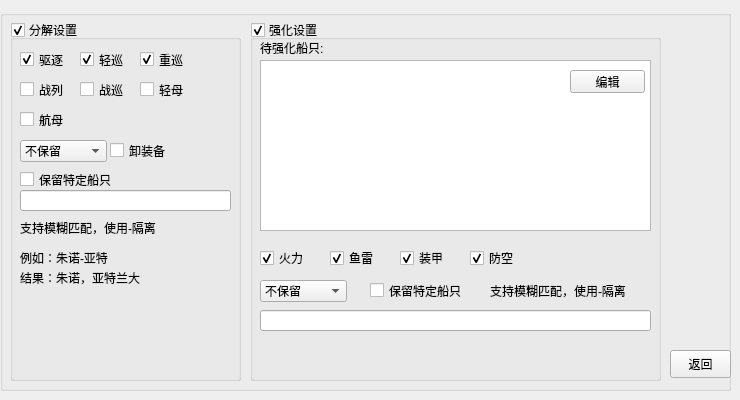
    <widget class="QWidget" name="page_3">
     <widget class="QGroupBox" name="groupBox_9">
      <property name="geometry">
       <rect>
        <x>0</x>
        <y>10</y>
        <width>731</width>
        <height>381</height>
       </rect>
      </property>
      <property name="title">
       <string/>
      </property>
      <widget class="QGroupBox" name="cb_dismantle">
       <property name="geometry">
        <rect>
         <x>10</x>
         <y>10</y>
         <width>231</width>
         <height>361</height>
        </rect>
       </property>
       <property name="title">
        <string>分解设置</string>
       </property>
       <property name="checkable">
        <bool>true</bool>
       </property>
       <widget class="QCheckBox" name="cb_d_dd">
        <property name="geometry">
         <rect>
          <x>10</x>
          <y>30</y>
          <width>61</width>
          <height>19</height>
         </rect>
        </property>
        <property name="text">
         <string>驱逐</string>
        </property>
        <property name="checkable">
         <bool>true</bool>
        </property>
        <property name="checked">
         <bool>true</bool>
        </property>
       </widget>
       <widget class="QCheckBox" name="cb_d_cl">
        <property name="geometry">
         <rect>
          <x>70</x>
          <y>30</y>
          <width>61</width>
          <height>19</height>
         </rect>
        </property>
        <property name="text">
         <string>轻巡</string>
        </property>
        <property name="checked">
         <bool>true</bool>
        </property>
       </widget>
       <widget class="QCheckBox" name="cb_d_ca">
        <property name="geometry">
         <rect>
          <x>130</x>
          <y>30</y>
          <width>61</width>
          <height>19</height>
         </rect>
        </property>
        <property name="text">
         <string>重巡</string>
        </property>
        <property name="checked">
         <bool>true</bool>
        </property>
        <property name="autoRepeat">
         <bool>false</bool>
        </property>
       </widget>
       <widget class="QCheckBox" name="cb_d_bb">
        <property name="geometry">
         <rect>
          <x>10</x>
          <y>60</y>
          <width>61</width>
          <height>19</height>
         </rect>
        </property>
        <property name="text">
         <string>战列</string>
        </property>
        <property name="checked">
         <bool>false</bool>
        </property>
       </widget>
       <widget class="QCheckBox" name="cb_d_bc">
        <property name="geometry">
         <rect>
          <x>70</x>
          <y>60</y>
          <width>61</width>
          <height>19</height>
         </rect>
        </property>
        <property name="text">
         <string>战巡</string>
        </property>
       </widget>
       <widget class="QCheckBox" name="cb_d_cvl">
        <property name="geometry">
         <rect>
          <x>130</x>
          <y>60</y>
          <width>61</width>
          <height>19</height>
         </rect>
        </property>
        <property name="text">
         <string>轻母</string>
        </property>
       </widget>
       <widget class="QCheckBox" name="cb_d_cv">
        <property name="geometry">
         <rect>
          <x>10</x>
          <y>90</y>
          <width>61</width>
          <height>19</height>
         </rect>
        </property>
        <property name="text">
         <string>航母</string>
        </property>
       </widget>
       <widget class="QCheckBox" name="cb_d_equipment">
        <property name="geometry">
         <rect>
          <x>100</x>
          <y>120</y>
          <width>91</width>
          <height>21</height>
         </rect>
        </property>
        <property name="text">
         <string>卸装备</string>
        </property>
       </widget>
       <widget class="QComboBox" name="cb_d_save">
        <property name="geometry">
         <rect>
          <x>10</x>
          <y>120</y>
          <width>87</width>
          <height>22</height>
         </rect>
        </property>
        <item>
         <property name="text">
          <string>不保留</string>
         </property>
        </item>
        <item>
         <property name="text">
          <string>保留6星</string>
         </property>
        </item>
        <item>
         <property name="text">
          <string>保留5星</string>
         </property>
        </item>
        <item>
         <property name="text">
          <string>保留4星</string>
         </property>
        </item>
        <item>
         <property name="text">
          <string>保留3星</string>
         </property>
        </item>
       </widget>
       <widget class="QCheckBox" name="cb_d_unusualShip">
        <property name="geometry">
         <rect>
          <x>10</x>
          <y>150</y>
          <width>121</width>
          <height>19</height>
         </rect>
        </property>
        <property name="text">
         <string>保留特定船只</string>
        </property>
       </widget>
       <widget class="QLineEdit" name="ed_d_unusualShip">
        <property name="geometry">
         <rect>
          <x>10</x>
          <y>170</y>
          <width>211</width>
          <height>21</height>
         </rect>
        </property>
       </widget>
       <widget class="QLabel" name="label_5">
        <property name="geometry">
         <rect>
          <x>10</x>
          <y>200</y>
          <width>211</width>
          <height>16</height>
         </rect>
        </property>
        <property name="text">
         <string>支持模糊匹配，使用-隔离</string>
        </property>
       </widget>
       <widget class="QLabel" name="label_6">
        <property name="geometry">
         <rect>
          <x>10</x>
          <y>230</y>
          <width>211</width>
          <height>16</height>
         </rect>
        </property>
        <property name="text">
         <string>例如：朱诺-亚特</string>
        </property>
       </widget>
       <widget class="QLabel" name="label_9">
        <property name="geometry">
         <rect>
          <x>10</x>
          <y>250</y>
          <width>181</width>
          <height>16</height>
         </rect>
        </property>
        <property name="text">
         <string>结果：朱诺，亚特兰大</string>
        </property>
       </widget>
      </widget>
      <widget class="QGroupBox" name="cb_strengthen">
       <property name="geometry">
        <rect>
         <x>250</x>
         <y>10</y>
         <width>411</width>
         <height>361</height>
        </rect>
       </property>
       <property name="title">
        <string>强化设置</string>
       </property>
       <property name="checkable">
        <bool>true</bool>
       </property>
       <widget class="QLabel" name="label">
        <property name="geometry">
         <rect>
          <x>10</x>
          <y>20</y>
          <width>81</width>
          <height>16</height>
         </rect>
        </property>
        <property name="text">
         <string>待强化船只:</string>
        </property>
       </widget>
       <widget class="QListWidget" name="lt_qh_ship_list">
        <property name="geometry">
         <rect>
          <x>10</x>
          <y>40</y>
          <width>391</width>
          <height>171</height>
         </rect>
        </property>
       </widget>
       <widget class="QCheckBox" name="cb_s_f">
        <property name="geometry">
         <rect>
          <x>10</x>
          <y>230</y>
          <width>71</width>
          <height>16</height>
         </rect>
        </property>
        <property name="text">
         <string>火力</string>
        </property>
        <property name="checked">
         <bool>true</bool>
        </property>
       </widget>
       <widget class="QCheckBox" name="cb_s_t">
        <property name="geometry">
         <rect>
          <x>80</x>
          <y>230</y>
          <width>71</width>
          <height>16</height>
         </rect>
        </property>
        <property name="text">
         <string>鱼雷</string>
        </property>
        <property name="checked">
         <bool>true</bool>
        </property>
       </widget>
       <widget class="QCheckBox" name="cb_s_d">
        <property name="geometry">
         <rect>
          <x>150</x>
          <y>230</y>
          <width>71</width>
          <height>16</height>
         </rect>
        </property>
        <property name="text">
         <string>装甲</string>
        </property>
        <property name="checked">
         <bool>true</bool>
        </property>
       </widget>
       <widget class="QCheckBox" name="cb_s_a">
        <property name="geometry">
         <rect>
          <x>220</x>
          <y>230</y>
          <width>51</width>
          <height>16</height>
         </rect>
        </property>
        <property name="text">
         <string>防空</string>
        </property>
        <property name="checked">
         <bool>true</bool>
        </property>
       </widget>
       <widget class="QCheckBox" name="cb_s_unusualShip">
        <property name="geometry">
         <rect>
          <x>120</x>
          <y>260</y>
          <width>121</width>
          <height>21</height>
         </rect>
        </property>
        <property name="text">
         <string>保留特定船只</string>
        </property>
       </widget>
       <widget class="QLabel" name="label_11">
        <property name="geometry">
         <rect>
          <x>240</x>
          <y>260</y>
          <width>211</width>
          <height>21</height>
         </rect>
        </property>
        <property name="text">
         <string>支持模糊匹配，使用-隔离</string>
        </property>
       </widget>
       <widget class="QComboBox" name="cb_s_save">
        <property name="geometry">
         <rect>
          <x>10</x>
          <y>260</y>
          <width>87</width>
          <height>22</height>
         </rect>
        </property>
        <item>
         <property name="text">
          <string>不保留</string>
         </property>
        </item>
        <item>
         <property name="text">
          <string>保留6星</string>
         </property>
        </item>
        <item>
         <property name="text">
          <string>保留5星</string>
         </property>
        </item>
        <item>
         <property name="text">
          <string>保留4星</string>
         </property>
        </item>
        <item>
         <property name="text">
          <string>保留3星</string>
         </property>
        </item>
       </widget>
       <widget class="QLineEdit" name="ed_s_unusualShip">
        <property name="geometry">
         <rect>
          <x>10</x>
          <y>290</y>
          <width>391</width>
          <height>21</height>
         </rect>
        </property>
       </widget>
       <widget class="QPushButton" name="bt_add_qh">
        <property name="geometry">
         <rect>
          <x>320</x>
          <y>50</y>
          <width>75</width>
          <height>23</height>
         </rect>
        </property>
        <property name="text">
         <string>编辑</string>
        </property>
       </widget>
      </widget>
      <widget class="QPushButton" name="bt_d_back">
       <property name="geometry">
        <rect>
         <x>670</x>
         <y>340</y>
         <width>61</width>
         <height>28</height>
        </rect>
       </property>
       <property name="text">
        <string>返回</string>
       </property>
      </widget>
     </widget>
    </widget>
